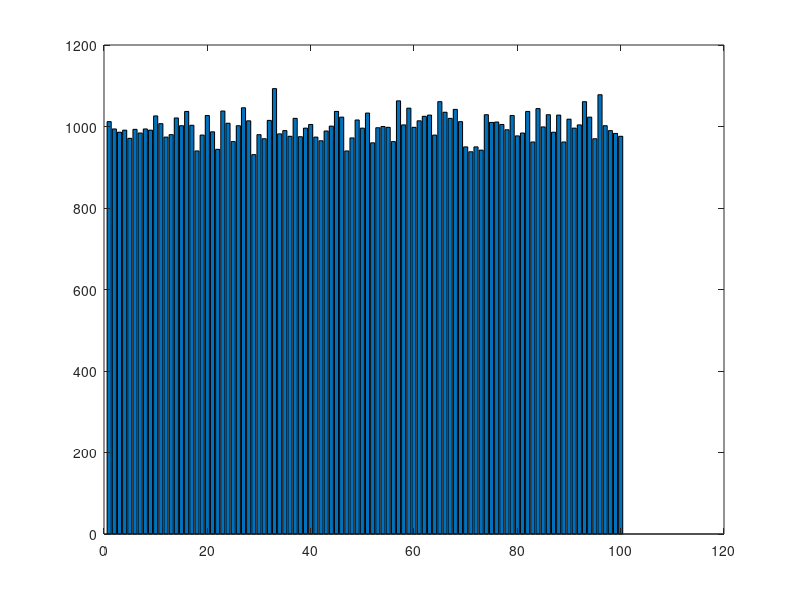

Recreate this plot in MATLAB.
n1 = 0:100000-1; 
x1 = 2*rand(1,100000);
%Hf_1 = figure; 
%set(Hf_1,'NumberTitle','off','Name','P0202a');
h = hist(x1,100); 
bar(h)
%axis([-0.1 2.1 0 1200]);
%xlabel('interval');
%ylabel('number of elements');
%title('Histogram of sequence x_1(n) in 100 bins');